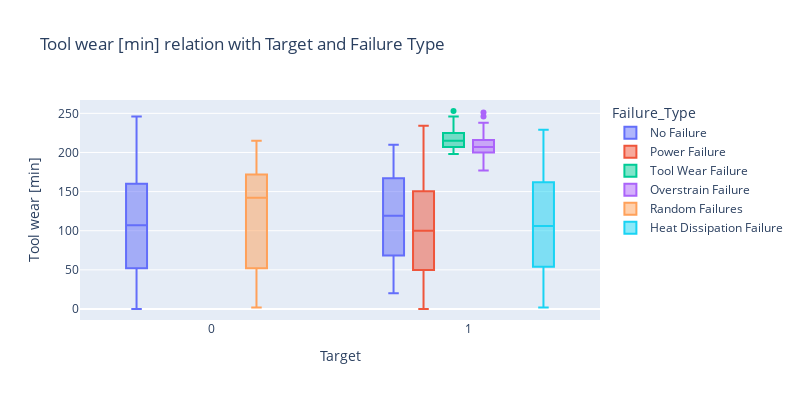

The cell this chart's notebook holds for it:
### Code cell
fig= px.box(data, y= 'Tool wear [min]', x= 'Target', title='Tool wear [min] relation with Target and Failure Type',
color= 'Failure_Type', width=800, height=400)
fig.show()

### Figure 1 — Plotly figure (JSON) as saved in the notebook; plotly's stock layout.template omitted (floating-point values rounded to 4 significant figures; data arrays with more than 128 entries replaced by an {"elided": "..."} marker saying what was removed)
{"data": [{"alignmentgroup": "True", "hovertemplate": "Failure_Type=No Failure<br>Target=%{x}<br>Tool wear [min]=%{y}<extra></extra>", "legendgroup": "No Failure", "marker": {"color": "#636efa"}, "name": "No Failure", "notched": false, "offsetgroup": "No Failure", "orientation": "v", "showlegend": true, "type": "box", "x": {"elided": "9652 int values"}, "x0": " ", "xaxis": "x", "y": {"elided": "9652 int values"}, "y0": " ", "yaxis": "y"}, {"alignmentgroup": "True", "hovertemplate": "Failure_Type=Power Failure<br>Target=%{x}<br>Tool wear [min]=%{y}<extra></extra>", "legendgroup": "Power Failure", "marker": {"color": "#EF553B"}, "name": "Power Failure", "notched": false, "offsetgroup": "Power Failure", "orientation": "v", "showlegend": true, "type": "box", "x": [1, 1, 1, 1, 1, 1, 1, 1, 1, 1, 1, 1, 1, 1, 1, 1, 1, 1, 1, 1, 1, 1, 1, 1, 1, 1, 1, 1, 1, 1, 1, 1, 1, 1, 1, 1, 1, 1, 1, 1, 1, 1, 1, 1, 1, 1, 1, 1, 1, 1, 1, 1, 1, 1, 1, 1, 1, 1, 1, 1, 1, 1, 1, 1, 1, 1, 1, 1, 1, 1, 1, 1, 1, 1, 1, 1, 1, 1, 1, 1, 1, 1, 1, 1, 1, 1, 1, 1, 1, 1, 1, 1, 1, 1, 1], "x0": " ", "xaxis": "x", "y": [143, 191, 20, 86, 119, 19, 127, 61, 118, 31, 213, 89, 149, 24, 18, 100, 105, 153, 98, 194, 142, 176, 189, 57, 67, 125, 42, 119, 179, 134, 30, 76, 20, 45, 159, 81, 15, 21, 124, 194, 2, 169, 205, 153, 31, 85, 114, 205, 215, 111, 142, 80, 84, 71, 52, 94, 5, 26, 161, 65, 234, 0, 122, 127, 139, 208, 66, 10, 189, 49, 92, 75, 0, 100, 18, 170, 17, 209, 62, 64, 136, 149, 3, 91, 143, 111, 64, 102, 151, 207, 172, 0, 92, 12, 172], "y0": " ", "yaxis": "y"}, {"alignmentgroup": "True", "hovertemplate": "Failure_Type=Tool Wear Failure<br>Target=%{x}<br>Tool wear [min]=%{y}<extra></extra>", "legendgroup": "Tool Wear Failure", "marker": {"color": "#00cc96"}, "name": "Tool Wear Failure", "notched": false, "offsetgroup": "Tool Wear Failure", "orientation": "v", "showlegend": true, "type": "box", "x": [1, 1, 1, 1, 1, 1, 1, 1, 1, 1, 1, 1, 1, 1, 1, 1, 1, 1, 1, 1, 1, 1, 1, 1, 1, 1, 1, 1, 1, 1, 1, 1, 1, 1, 1, 1, 1, 1, 1, 1, 1, 1, 1, 1, 1], "x0": " ", "xaxis": "x", "y": [208, 206, 220, 225, 209, 198, 225, 203, 221, 246, 203, 214, 207, 207, 228, 235, 218, 233, 211, 234, 215, 205, 215, 253, 234, 227, 206, 210, 210, 208, 217, 216, 214, 232, 222, 209, 225, 203, 222, 207, 204, 217, 200, 205, 218], "y0": " ", "yaxis": "y"}, {"alignmentgroup": "True", "hovertemplate": "Failure_Type=Overstrain Failure<br>Target=%{x}<br>Tool wear [min]=%{y}<extra></extra>", "legendgroup": "Overstrain Failure", "marker": {"color": "#ab63fa"}, "name": "Overstrain Failure", "notched": false, "offsetgroup": "Overstrain Failure", "orientation": "v", "showlegend": true, "type": "box", "x": [1, 1, 1, 1, 1, 1, 1, 1, 1, 1, 1, 1, 1, 1, 1, 1, 1, 1, 1, 1, 1, 1, 1, 1, 1, 1, 1, 1, 1, 1, 1, 1, 1, 1, 1, 1, 1, 1, 1, 1, 1, 1, 1, 1, 1, 1, 1, 1, 1, 1, 1, 1, 1, 1, 1, 1, 1, 1, 1, 1, 1, 1, 1, 1, 1, 1, 1, 1, 1, 1, 1, 1, 1, 1, 1, 1, 1, 1], "x0": " ", "xaxis": "x", "y": [216, 218, 202, 216, 218, 203, 222, 199, 215, 202, 200, 202, 213, 226, 228, 212, 189, 218, 186, 195, 218, 220, 207, 228, 191, 212, 231, 207, 195, 183, 195, 212, 182, 187, 207, 231, 204, 208, 194, 213, 200, 205, 246, 251, 213, 208, 203, 177, 190, 204, 192, 216, 208, 206, 212, 202, 208, 189, 191, 198, 194, 222, 209, 215, 203, 220, 207, 212, 207, 217, 201, 203, 216, 229, 231, 238, 187, 206], "y0": " ", "yaxis": "y"}, {"alignmentgroup": "True", "hovertemplate": "Failure_Type=Random Failures<br>Target=%{x}<br>Tool wear [min]=%{y}<extra></extra>", "legendgroup": "Random Failures", "marker": {"color": "#FFA15A"}, "name": "Random Failures", "notched": false, "offsetgroup": "Random Failures", "orientation": "v", "showlegend": true, "type": "box", "x": [0, 0, 0, 0, 0, 0, 0, 0, 0, 0, 0, 0, 0, 0, 0, 0, 0, 0], "x0": " ", "xaxis": "x", "y": [132, 144, 166, 189, 140, 95, 2, 170, 215, 12, 52, 172, 180, 16, 181, 91, 160, 41], "y0": " ", "yaxis": "y"}, {"alignmentgroup": "True", "hovertemplate": "Failure_Type=Heat Dissipation Failure<br>Target=%{x}<br>Tool wear [min]=%{y}<extra></extra>", "legendgroup": "Heat Dissipation Failure", "marker": {"color": "#19d3f3"}, "name": "Heat Dissipation Failure", "notched": false, "offsetgroup": "Heat Dissipation Failure", "orientation": "v", "showlegend": true, "type": "box", "x": [1, 1, 1, 1, 1, 1, 1, 1, 1, 1, 1, 1, 1, 1, 1, 1, 1, 1, 1, 1, 1, 1, 1, 1, 1, 1, 1, 1, 1, 1, 1, 1, 1, 1, 1, 1, 1, 1, 1, 1, 1, 1, 1, 1, 1, 1, 1, 1, 1, 1, 1, 1, 1, 1, 1, 1, 1, 1, 1, 1, 1, 1, 1, 1, 1, 1, 1, 1, 1, 1, 1, 1, 1, 1, 1, 1, 1, 1, 1, 1, 1, 1, 1, 1, 1, 1, 1, 1, 1, 1, 1, 1, 1, 1, 1, 1, 1, 1, 1, 1, 1, 1, 1, 1, 1, 1, 1, 1, 1, 1, 1, 1], "x0": " ", "xaxis": "x", "y": [113, 166, 22, 34, 67, 88, 130, 101, 108, 110, 126, 153, 208, 210, 213, 22, 40, 47, 73, 79, 85, 90, 109, 126, 134, 148, 155, 159, 161, 8, 41, 93, 97, 101, 111, 125, 154, 174, 180, 182, 187, 20, 64, 70, 77, 147, 166, 197, 229, 6, 12, 36, 53, 55, 61, 92, 107, 134, 148, 163, 165, 197, 10, 20, 67, 86, 106, 144, 161, 168, 187, 6, 11, 25, 40, 65, 106, 115, 117, 146, 164, 172, 174, 200, 226, 228, 9, 32, 44, 60, 148, 187, 192, 200, 210, 215, 219, 2, 8, 29, 51, 62, 66, 86, 93, 112, 30, 34, 42, 59, 69, 90], "y0": " ", "yaxis": "y"}], "layout": {"boxmode": "group", "height": 400, "legend": {"title": {"text": "Failure_Type"}, "tracegroupgap": 0}, "title": {"text": "Tool wear [min] relation with Target and Failure Type"}, "width": 800, "xaxis": {"anchor": "y", "domain": [0, 1], "title": {"text": "Target"}}, "yaxis": {"anchor": "x", "domain": [0, 1], "title": {"text": "Tool wear [min]"}}}}
